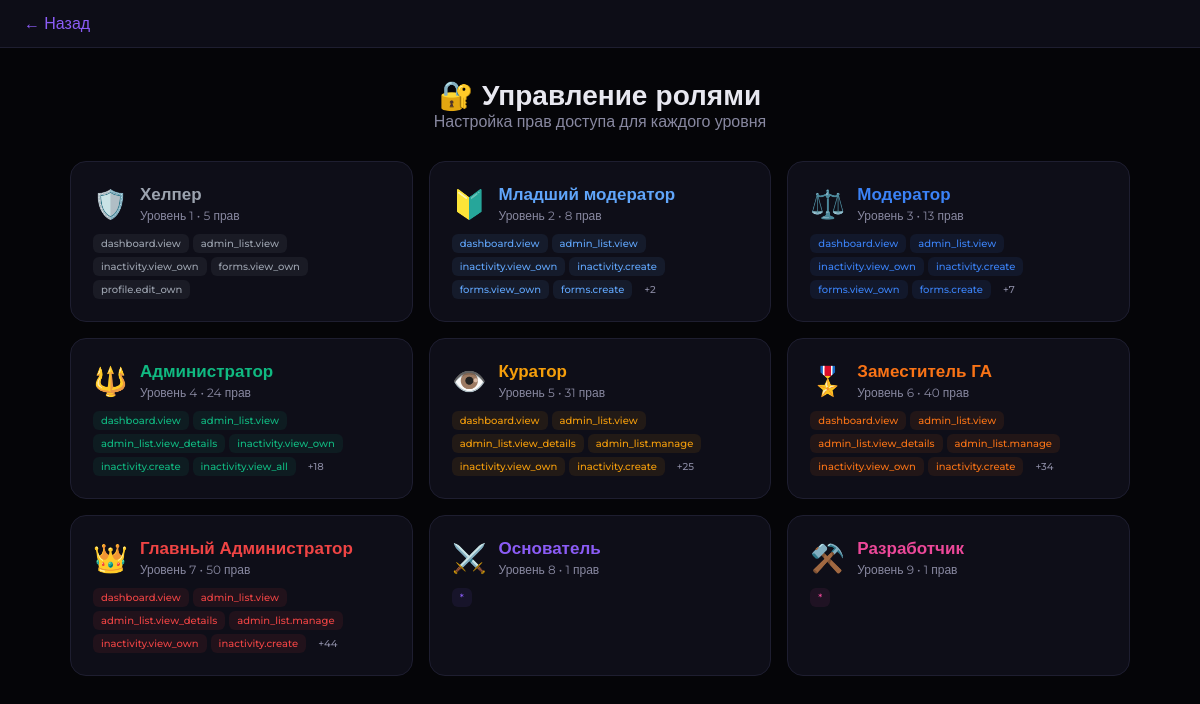
Page /pages/roles_management.php (signed in) on the committed database.
### tables this page shows
CREATE TABLE IF NOT EXISTS admin_levels (
    id INT PRIMARY KEY AUTO_INCREMENT,
    level INT UNIQUE NOT NULL,
    key_name VARCHAR(50) UNIQUE NOT NULL,
    name VARCHAR(100) NOT NULL,
    color VARCHAR(7),
    icon VARCHAR(50),
    badge VARCHAR(10),
    permissions TEXT,
    created_at TIMESTAMP DEFAULT CURRENT_TIMESTAMP
);

### pages/roles_management.php (the view, shortened to what this page needs)
<?php
require_once '../config/database.php';
$stmt = $pdo->query("SELECT * FROM admin_levels ORDER BY level");
$allRoles = $stmt->fetchAll();
$li = [1=>'🛡️',2=>'🔰',3=>'⚖️',4=>'🔱',5=>'👁️',6=>'🎖️',7=>'👑',8=>'⚔️',9=>'⚒️'];
?>
<!DOCTYPE html>
<html lang="ru">
<head>
</head>
<body>
    <header class="topbar"><a href="dashboard.php">← Назад</a></header>
    <div class="container">
        <div class="page-title"><h1>🔐 Управление ролями</h1><p>Настройка прав доступа для каждого уровня</p></div>
        <div class="roles-grid">
            <?php foreach ($allRoles as $role):
                $perms = json_decode($role['permissions'] ?? '[]', true);
                $previewPerms = array_slice($perms, 0, 6);
            ?>
            <div class="role-card" onclick="selectRole(<?php echo $role['level']; ?>, this)" id="card-<?php echo $role['level']; ?>">
                <div class="role-header">
                    <span class="role-icon"><?php echo $li[$role['level']]; ?></span>
                    <div class="role-info">
                        <h3 style="color:<?php echo $role['color']; ?>;"><?php echo $role['name']; ?></h3>
                        <span>Уровень <?php echo $role['level']; ?> • <?php echo count($perms); ?> прав</span>
                    </div>
                </div>
                <div class="perms-preview">
                    <?php foreach ($previewPerms as $p): ?>
                    <span class="perm-chip" style="background:<?php echo $role['color']; ?>15;color:<?php echo $role['color']; ?>;"><?php echo $p; ?></span>
                    <?php endforeach; ?>
                    <?php if (count($perms) > 6): ?>
                    <span class="perm-chip" style="color:var(--text2);">+<?php echo count($perms)-6; ?></span>
                    <?php endif; ?>
                </div>
            </div>
            <?php endforeach; ?>
        </div>
    </div>
</body>
</html>

### pages/roles_management.php (style rules this page uses)
:root { --primary: #8b5cf6; --bg: #050508; --card: #0e0e18; --text: #e8e8f0; --text2: #8888a0; --border: #1e1e30; --green: #10b981; --red: #ef4444; }
* { margin: 0; padding: 0; box-sizing: border-box; }
body { font-family: 'Montserrat', sans-serif; background: var(--bg); color: var(--text); min-height: 100vh; }
.topbar { background: rgba(14,14,24,0.97); border-bottom: 1px solid var(--border); padding: 14px 24px; display: flex; align-items: center; }
.topbar a { color: var(--primary); text-decoration: none; font-weight: 500; }
.container { max-width: 1100px; margin: 30px auto; padding: 0 20px; }
.page-title { text-align: center; margin-bottom: 30px; }
.page-title h1 { font-size: 28px; font-weight: 800; }
.page-title p { color: var(--text2); }
.roles-grid { display: grid; grid-template-columns: repeat(auto-fill, minmax(320px, 1fr)); gap: 16px; }
.role-card { background: var(--card); border: 1px solid var(--border); border-radius: 16px; padding: 22px; cursor: pointer; transition: all 0.3s; }
.role-header { display: flex; align-items: center; gap: 12px; margin-bottom: 10px; }
.role-icon { font-size: 28px; }
.role-info h3 { font-size: 17px; font-weight: 700; }
.role-info span { font-size: 12px; color: var(--text2); }
.perms-preview { display: flex; flex-wrap: wrap; gap: 4px; margin-top: 10px; }
.perm-chip { padding: 3px 8px; border-radius: 6px; font-size: 10px; font-weight: 500; }

### rows in the picture
admin_levels: level "🛡️", name "Хелпер", level "1", permissions "5", permissions "dashboard.view", permissions "admin_list.view", permissions "inactivity.view_own", permissions "forms.view_own", permissions "profile.edit_own"
admin_levels: level "🔰", name "Младший модератор", level "2", permissions "8", permissions "dashboard.view", permissions "admin_list.view", permissions "inactivity.view_own", permissions "inactivity.create", permissions "forms.view_own", permissions "forms.create", count($perms)-6 "2"
admin_levels: level "⚖️", name "Модератор", level "3", permissions "13", permissions "dashboard.view", permissions "admin_list.view", permissions "inactivity.view_own", permissions "inactivity.create", permissions "forms.view_own", permissions "forms.create", count($perms)-6 "7"
admin_levels: level "🔱", name "Администратор", level "4", permissions "24", permissions "dashboard.view", permissions "admin_list.view", permissions "admin_list.view_details", permissions "inactivity.view_own", permissions "inactivity.create", permissions "inactivity.view_all", count($perms)-6 "18"
admin_levels: level "👁️", name "Куратор", level "5", count($perms) "31", p "dashboard.view", p "admin_list.view", p "admin_list.view_details", p "admin_list.manage", p "inactivity.view_own", p "inactivity.create", count($perms)-6 "25"
admin_levels: level "🎖️", name "Заместитель ГА", level "6", count($perms) "40", p "dashboard.view", p "admin_list.view", p "admin_list.view_details", p "admin_list.manage", p "inactivity.view_own", p "inactivity.create", count($perms)-6 "34"
admin_levels: level "👑", name "Главный Администратор", level "7", count($perms) "50", p "dashboard.view", p "admin_list.view", p "admin_list.view_details", p "admin_list.manage", p "inactivity.view_own", p "inactivity.create", count($perms)-6 "44"
admin_levels: level "⚔️", name "Основатель", level "8", permissions "1", permissions "*"
admin_levels: level "⚒️", name "Разработчик", level "9", permissions "1", permissions "*"
